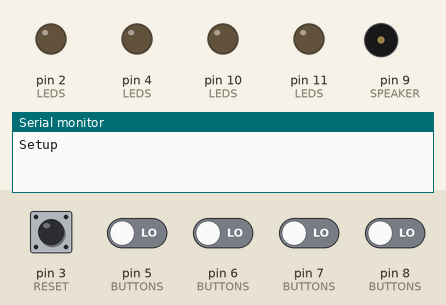
Simulated run of this sketch. Board: Arduino Uno, built with avr-gcc and run on an emulated ATmega328P. Parts: output pins drawn as LEDs (lit = HIGH), buzzer (waves = sounding), the last lines printed to the serial monitor. Inputs (shaded band) come from the test bench; at power-on: pin 3 (RESET) HIGH, pin 5 (BUTTONS), pin 6 (BUTTONS), pin 7 (BUTTONS), pin 8 (BUTTONS) LOW. Random numbers use the default seed unless the sketch sets one.

Above: at 2.2 s.
2.3 s: pin 3 (RESET) pulled LOW for 0.15 s
At 2.8 s:
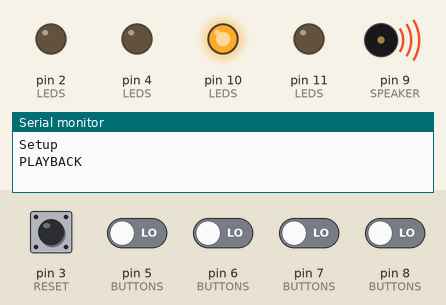
At 4.2 s:
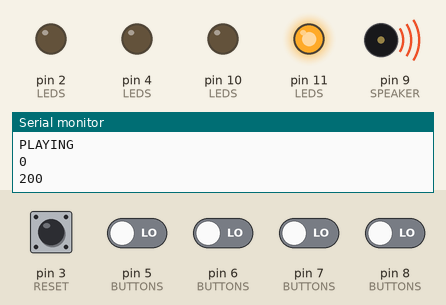
Timing chart, 0 to 11.4 s (numbered marks = the images above; inputs shaded):
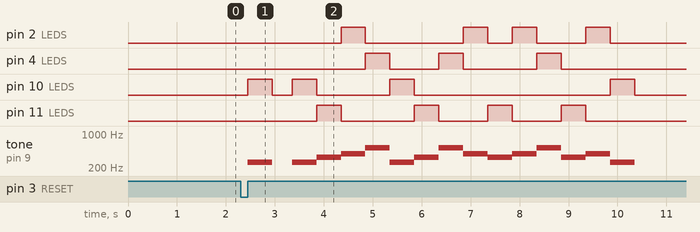

The sketch:

Simon.ino
```cpp
#include	"pitches.h"
// state vars
const char STOPPED = 0;
const char RESTART = 1;
const char PLAYING = 2;
const char PLAYBACK = 3;

// pins
const char RESET = 3;
const char BLUE_LED = 10;
const char RED_LED = 11;
const char YELLOW_LED = 2;
const char GREEN_LED = 4;
const char BLUE_BUTTON = 5;
const char RED_BUTTON = 7;
const char YELLOW_BUTTON = 6;
const char GREEN_BUTTON = 8;
const char SPEAKER = 9;
//other const PROGMEMant
const int MAX_ROUNDS = 10;
const int NUM = 4;
const char LEDS[NUM] = { BLUE_LED, RED_LED, YELLOW_LED, GREEN_LED };
const char BUTTONS[NUM] = { BLUE_BUTTON, RED_BUTTON, YELLOW_BUTTON, GREEN_BUTTON };
const float TONES[NUM] = {NOTE_C4, NOTE_E4, NOTE_G4, NOTE_C5};
const int BUZZ_LENGTH = 500; //seconds
const int MAX_WAIT = 200;

//songs
const int WIN_SONG_L = 10;
const int LOSE_SONG_L = 10;
const int LOSE_SONG[LOSE_SONG_L] = {0,1,3,2,1,2,3,1,2,0};
const int WIN_SONG[WIN_SONG_L] = {0,3,1,1,2,1,3,2,0,0};

//global variables
char state;
char buttons;
char first = 1;
int curr_round;
int wait;
int num_rounds;
char game[MAX_ROUNDS];

void get_buttons()
	{
	int i;
	buttons = (char) 0;
	for(i=0; i<NUM; i++)
		{
		if(digitalRead(BUTTONS[i]) == LOW)
			{
			buttons = (buttons & ((0x1 << i) ^ ((char) 0xFF))) | (0x1 << i);
			}
		}
	}

void flash_and_buzz(int i)
	{
	digitalWrite(LEDS[i], HIGH);
	tone(SPEAKER, TONES[i], BUZZ_LENGTH);
	delay(BUZZ_LENGTH);
	digitalWrite(LEDS[i], LOW);
	} // end flash_and_buzz

void flash_leds()
	{
	int i;
	for(i=0; i<NUM; i++)
		{
		if(buttons & (0x1 << i))
			{
			flash_and_buzz(i);
			}
		}
	}

void game_over()
	{
	Serial.println(F("Game over!"));
	int i;
	for(i=0; i<LOSE_SONG_L; i++)
		{
		flash_and_buzz(LOSE_SONG[i]);
		}
	}

void winner()
	{
	Serial.println(F("Winner!"));
	int i;
	for(i=0; i<WIN_SONG_L; i++)
		{
		flash_and_buzz(WIN_SONG[i]);
		}
	}

void reset()
	{
	if(state != STOPPED){
		state = STOPPED;
	}else{
		state = PLAYBACK;
		num_rounds = 0;
		buttons = 0;
		}
	}

// setup()
void setup()
	{
	delay(1000);
	state = STOPPED;
	attachInterrupt(1, reset, LOW);
	Serial.begin(9600);
	Serial.println(F("Setup"));
	//state = STOPPED;

	pinMode(A0,INPUT);
	randomSeed(analogRead(A0));

	pinMode(SPEAKER, OUTPUT);
	pinMode(RESET, INPUT);

	int i;
	for(i=0; i<NUM; i++)
		{
		pinMode(BUTTONS[i], INPUT);
		pinMode(LEDS[i], OUTPUT);
		digitalWrite(LEDS[i],LOW);
		}
	} //end setup

// loop()
void loop()
	{
	// [RESTART]
	//reset the device
//	if(state == RESTART)
//		{
//		delay(500);
//		state = PLAYBACK;
//		num_rounds = 0;
//		buttons = 0;
//		return;
//		}

	// [STOPPED]
	//device is stopped, just check for reset
	if(state == STOPPED)
		{
//		while(true)
//			{
//			if(digitalRead(RESET) == LOW)
//				{
//				delay(500);
//				Serial.println(F("RESET"));
//				state = RESTART;
//				return;
//				}
		return;
		//	}
		}

	int i;

	// [PLAYBACK]
	// the pattern is being played for the user
	if(state == PLAYBACK)
		{
		Serial.println(F("PLAYBACK"));
		//extend the pattern
    	if(num_rounds < MAX_ROUNDS)
    		{
    		game[num_rounds++] = (char) random(0,4);
    		}

    	for(i=0; i<num_rounds; i++)
    		{
    		flash_and_buzz(game[i]);
    		delay(300);
    		}
		delay(100);
		curr_round = 0;
		wait = 0;
		state = PLAYING;
		return;
		}

	// [PLAYING]
	// user is trying to recall the pattern
	if(state == PLAYING)
		{
		Serial.println(F("PLAYING"));
		Serial.println(wait);
		Serial.println(MAX_WAIT);
        //timeout
        if(wait++ == MAX_WAIT)
            {
            Serial.println(F("Timeout"));
            Serial.println(F("STOPPED"));
            game_over();
            state = STOPPED;
            return;
            }

        delay(1);
        get_buttons();
        if(!buttons){return;}
        flash_leds();

        // bad sequence
        if(buttons != (0x1 << game[curr_round]))
            {
            Serial.println(F("Bad Answer"));
            Serial.println(F("STOPPED"));
            game_over();
            state = STOPPED;
            return;
            }
        if((++curr_round == num_rounds) && (num_rounds == MAX_ROUNDS))
            {
            Serial.println(F("STOPPED"));
            winner();
            state = STOPPED;
            return;
            }
        if(curr_round == num_rounds)
            {
            delay(500);
            state = PLAYBACK;
            return;
            }
		wait = 0;
        return;
        } //end if

	} //end loop
```

pitches.h
```cpp
#define    NOTE_C0    16.35
#define    NOTE_Db0    17.32
#define    NOTE_D0    18.35
#define    NOTE_Eb0    19.45
#define    NOTE_E0    20.60
#define    NOTE_F0    21.83
#define    NOTE_Gb0    23.12
#define    NOTE_G0    24.50
#define    NOTE_Ab0    25.96
#define    NOTE_LA0    27.50
#define    NOTE_Bb0    29.14
#define    NOTE_B0    30.87
#define    NOTE_C1    32.70
#define    NOTE_Db1    34.65
#define    NOTE_D1    36.71
#define    NOTE_Eb1    38.89
#define    NOTE_E1    41.20
#define    NOTE_F1    43.65
#define    NOTE_Gb1    46.25
#define    NOTE_G1    49.00
#define    NOTE_Ab1    51.91
#define    NOTE_LA1    55.00
#define    NOTE_Bb1    58.27
#define    NOTE_B1    61.74
#define    NOTE_C2    65.41
#define    NOTE_Db2    69.30
#define    NOTE_D2    73.42
#define    NOTE_Eb2    77.78
#define    NOTE_E2    82.41
#define    NOTE_F2    87.31
#define    NOTE_Gb2    92.50
#define    NOTE_G2    98.00
#define    NOTE_Ab2    103.83
#define    NOTE_LA2    110.00
#define    NOTE_Bb2    116.54
#define    NOTE_B2    123.47
#define    NOTE_C3    130.81
#define    NOTE_Db3    138.59
#define    NOTE_D3    146.83
#define    NOTE_Eb3    155.56
#define    NOTE_E3    164.81
#define    NOTE_F3    174.61
#define    NOTE_Gb3    185.00
#define    NOTE_G3    196.00
#define    NOTE_Ab3    207.65
#define    NOTE_LA3    220.00
#define    NOTE_Bb3    233.08
#define    NOTE_B3    246.94
#define    NOTE_C4    261.63
#define    NOTE_Db4    277.18
#define    NOTE_D4    293.66
#define    NOTE_Eb4    311.13
#define    NOTE_E4    329.63
#define    NOTE_F4    349.23
#define    NOTE_Gb4    369.99
#define    NOTE_G4    392.00
#define    NOTE_Ab4    415.30
#define    NOTE_LA4    440.00
#define    NOTE_Bb4    466.16
#define    NOTE_B4    493.88
#define    NOTE_C5    523.25
#define    NOTE_Db5    554.37
#define    NOTE_D5    587.33
#define    NOTE_Eb5    622.25
#define    NOTE_E5    659.26
#define    NOTE_F5    698.46
#define    NOTE_Gb5    739.99
#define    NOTE_G5    783.99
#define    NOTE_Ab5    830.61
#define    NOTE_LA5    880.00
#define    NOTE_Bb5    932.33
#define    NOTE_B5    987.77
#define    NOTE_C6    1046.50
#define    NOTE_Db6    1108.73
#define    NOTE_D6    1174.66
#define    NOTE_Eb6    1244.51
#define    NOTE_E6    1318.51
#define    NOTE_F6    1396.91
#define    NOTE_Gb6    1479.98
#define    NOTE_G6    1567.98
#define    NOTE_Ab6    1661.22
#define    NOTE_LA6    1760.00
#define    NOTE_Bb6    1864.66
#define    NOTE_B6    1975.53
#define    NOTE_C7    2093.00
#define    NOTE_Db7    2217.46
#define    NOTE_D7    2349.32
#define    NOTE_Eb7    2489.02
#define    NOTE_E7    2637.02
#define    NOTE_F7    2793.83
#define    NOTE_Gb7    2959.96
#define    NOTE_G7    3135.96
#define    NOTE_Ab7    3322.44
#define    NOTE_LA7    3520.01
#define    NOTE_Bb7    3729.31
#define    NOTE_B7    3951.07
#define    NOTE_C8    4186.01
#define    NOTE_Db8    4434.92
#define    NOTE_D8    4698.64
#define    NOTE_Eb8    4978.03
```

Measured:
- after the input at 2.3 s, pin 2 (LEDS): LOW → HIGH after 2.1 s, → LOW 0.50 s later, → HIGH 2.0 s later, → LOW 0.50 s later, … (8 changes in this stretch); pin 4 (LEDS): goes HIGH 0.50 s, LOW 1.0 s, HIGH 0.50 s, LOW 1.5 s, HIGH 0.50 s, then LOW, starting after 2.6 s
